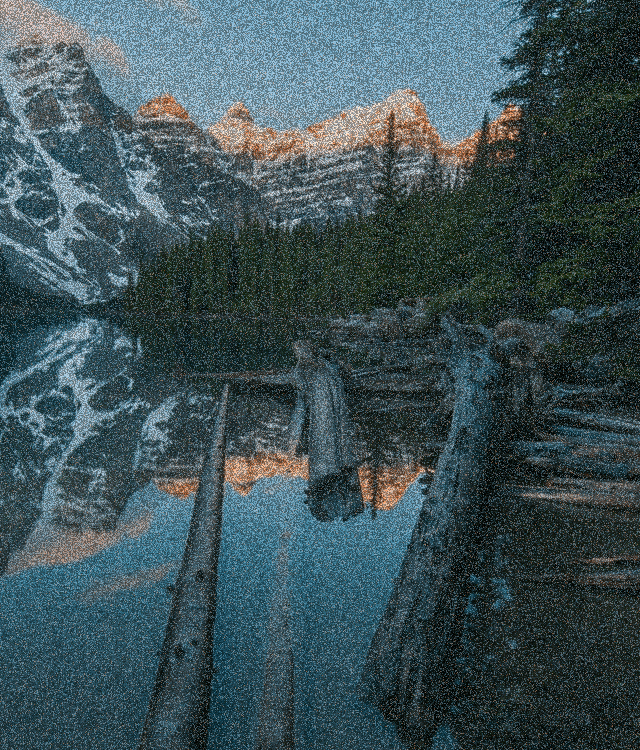
#> input picture Filtering_Bluring/water-body.png, 640 x 750 px
$ python medium_b.py
#> lines starting #> are read from the running program, lines starting #| are printed output that depends on the picture
import cv2

image = cv2.imread('water-body.png')
#> image is the input picture: shape (750, 640, 3); mean B, G, R 86.9, 82.1, 62
blurred = cv2.medianBlur(image, 9)
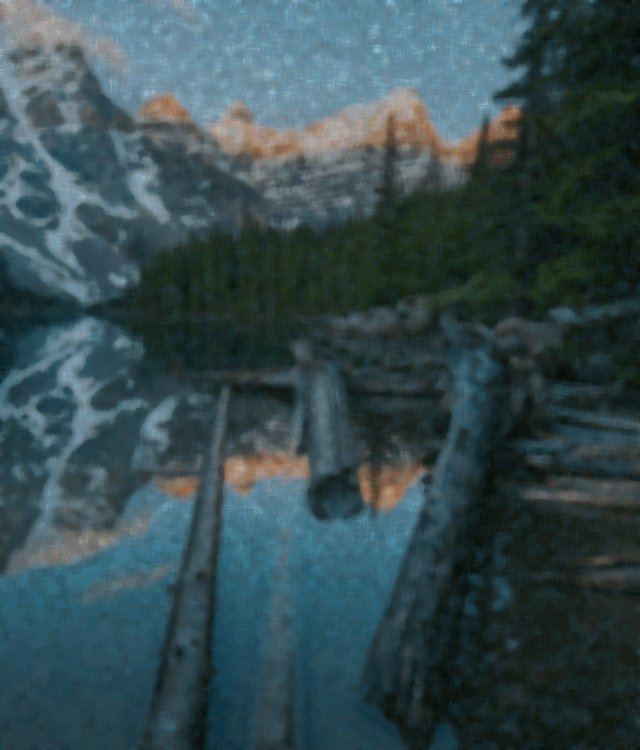
#> blurred: shape (750, 640, 3); mean B, G, R 80.7, 76.1, 54.3

cv2.imshow('Original', image)
cv2.imshow('Blurred Image', blurred)
cv2.waitKey(0)
cv2.destroyAllWindows()

$ run again, with Filtering_Bluring/vidhansabha.jpeg saved as Filtering_Bluring/water-body.png
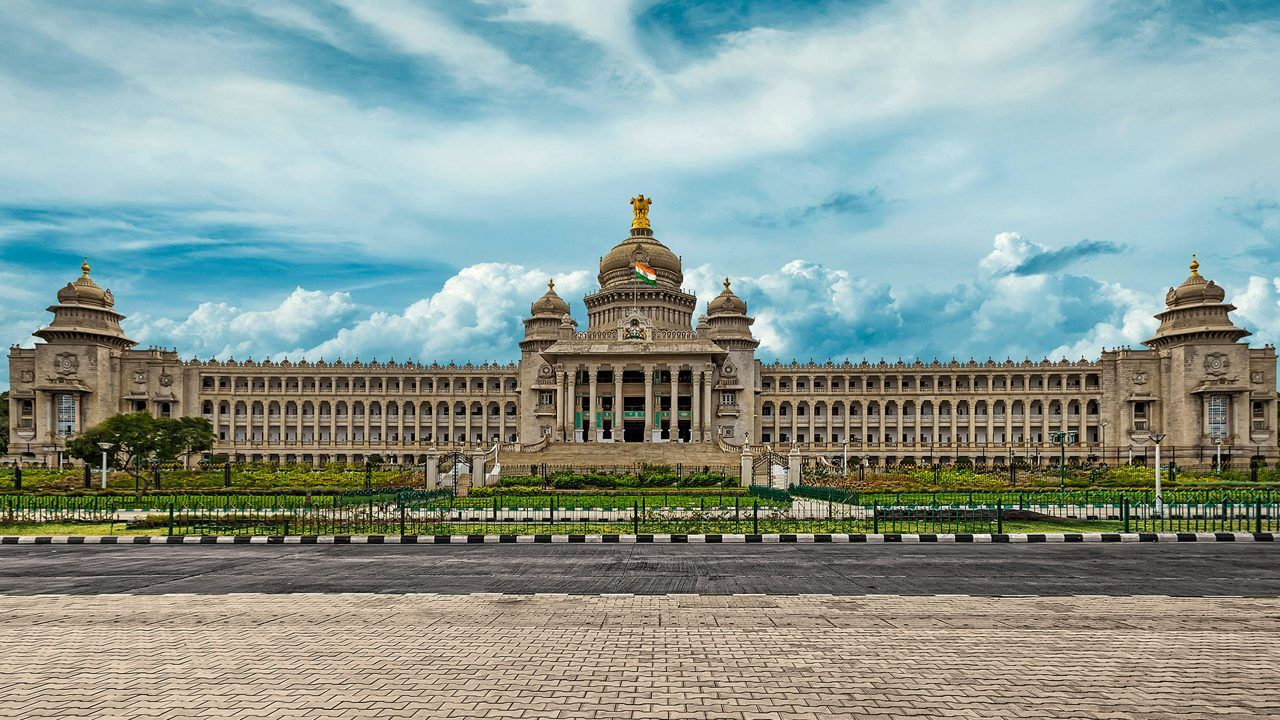
#> input picture Filtering_Bluring/vidhansabha.jpeg, 1280 x 720 px
#> image is the input picture: shape (720, 1280, 3); mean B, G, R 148.3, 154.7, 139.7
#> `blurred = cv2.medianBlur(image, 9)`:
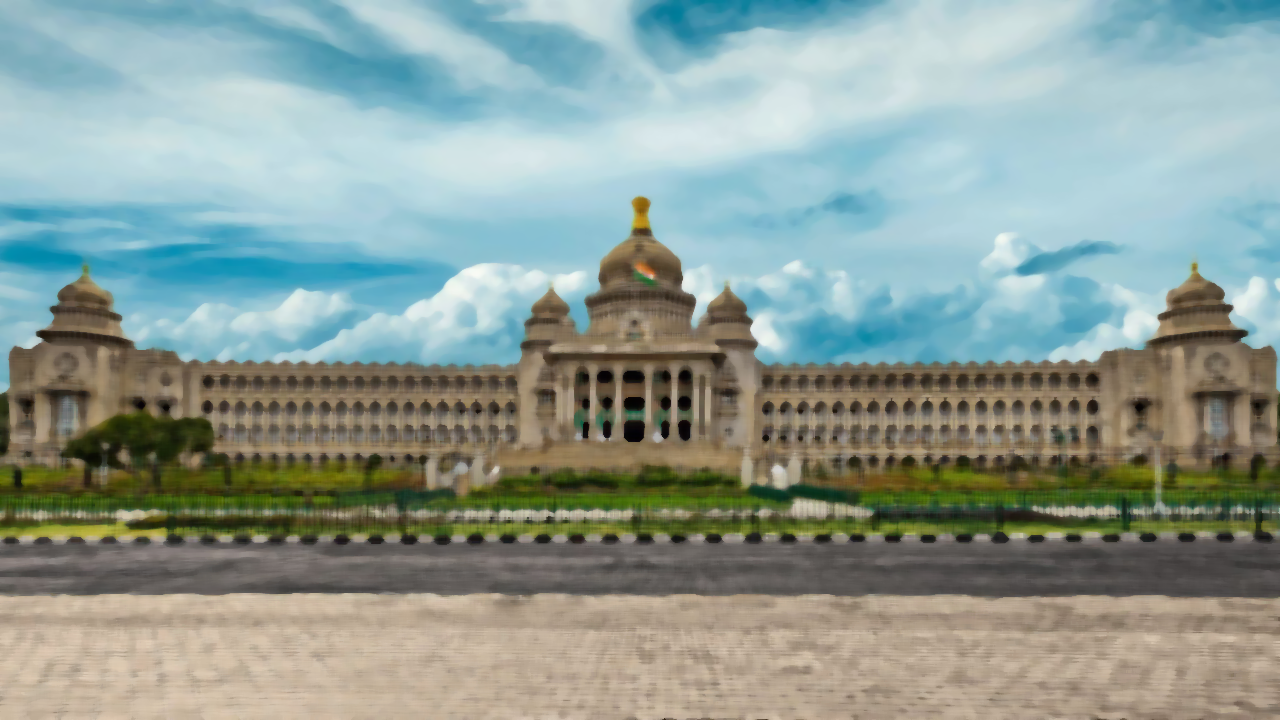
#> blurred: shape (720, 1280, 3); mean B, G, R 149.2, 156.1, 141
